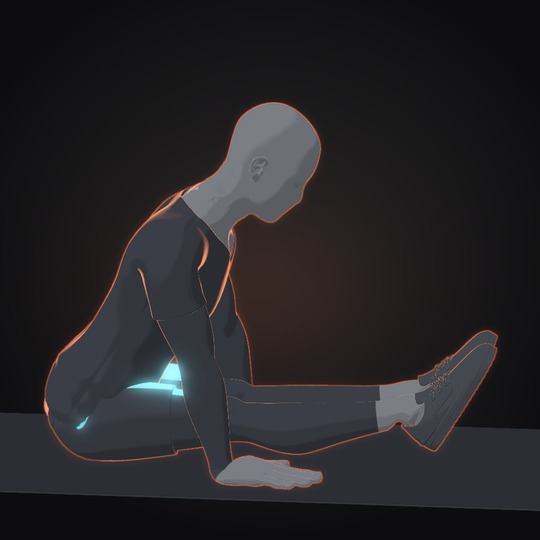
#> input picture assets/drill_media/hip-flexors-a.jpg, 540 x 540 px, given in place of intro-radar-light.png, which was not available
$ python prep_images.py
#> lines starting #> are read from the running program, lines starting #| are printed output that depends on the picture
"""One-off: convert app screenshots + real drill posters into small WebP files in website/src/img.
Screenshots come from the UI review renders (outside the repo); posters come from assets/drill_media in this repo."""
import os, sys
from PIL import Image
HERE = os.path.dirname(os.path.abspath(__file__)); WEB = os.path.dirname(HERE); REPO = os.path.dirname(WEB)
OUT = os.path.join(WEB, 'src', 'img'); os.makedirs(OUT, exist_ok=True)
UI = os.environ.get('UI_DIR', '/workspace/work/hiplab-ui-review/r2')
SHOTS = {  # name: (path, crop height of 786x1704 phone frame)
 'ui-check': 'm4/intro-radar-light.png', 'ui-routine': 'final/routine-light.png', 'ui-library': 'final/library-light.png',
 'ui-groups': 'final/groups-light.png', 'ui-editor': 'final/editor-light.png',
 'ui-records': 'm4/records-light.png'}
POSTERS = ['s-pigeon','s-lizard','s-frog','h-couch-stretch','o-seated-fig4','n-half-split','w-clamshell','h-9090-liftoff',
 'n-windshield','h-hip-gate','n-chair-wiper','glute-max-A','s-butterfly','s-9090','n-thomas-test','s-seated-fold','h-squat']
def save(im, name, w):
    im = im.copy(); im.thumbnail((w, 10000), Image.LANCZOS)
    p = os.path.join(OUT, f'{name}-{w}.webp'); im.save(p, 'WEBP', quality=80, method=6); return p, im.size
for n, rel in SHOTS.items():
    im = Image.open(os.path.join(UI, rel)).convert('RGB').crop((0, 0, 786, 1704))
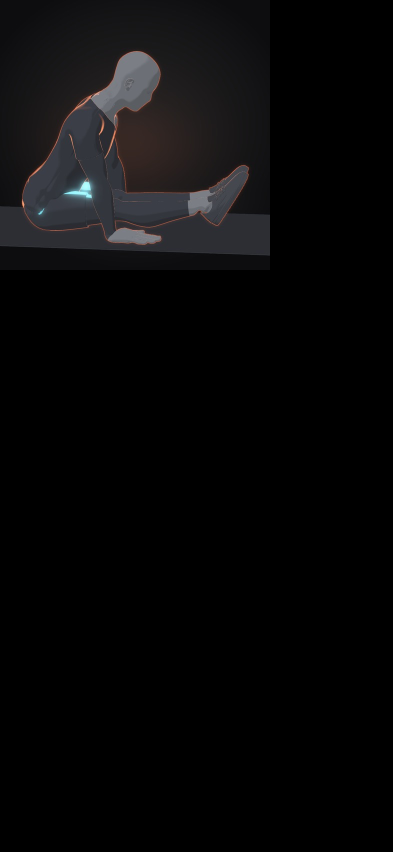
#> im: PIL image 786x1704 RGB (shown at 1/2 size); mean R, G, B 8.3, 8, 8.5
    for w in (360, 640): print(save(im, n, w))
#> this loop made 2 passes
#| ('website/src/img/ui-check-360.webp', (360, 780))
#| ('website/src/img/ui-check-640.webp', (640, 1387))
#> pass 1, in save, `p = os.path.join(OUT, f'{name}-{w}.webp')`:
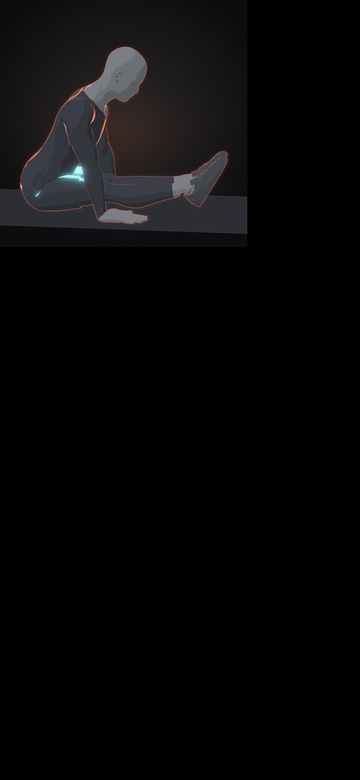
#> saved as ui-check-360.webp: PIL image 360x780 RGB; mean R, G, B 8.3, 8, 8.5
#> pass 2 of the loop `for n, rel in SHOTS.items():`:
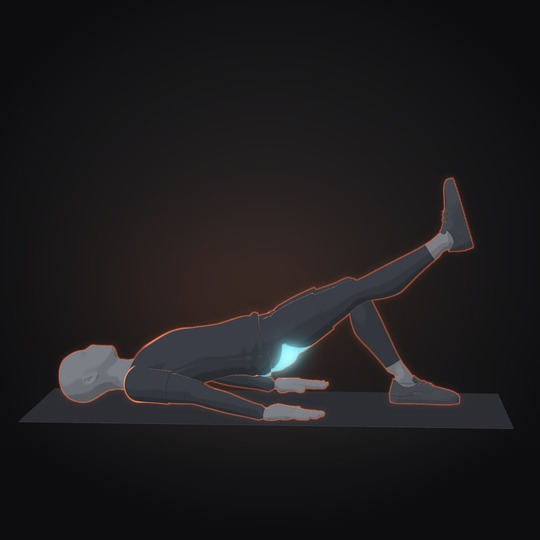
#> input picture assets/drill_media/hip-glute-max-a.jpg, 540 x 540 px, given in place of routine-light.png, which was not available
#> `im = Image.open(os.path.join(UI, rel)).convert('RGB').crop((0, 0, 786,..`:
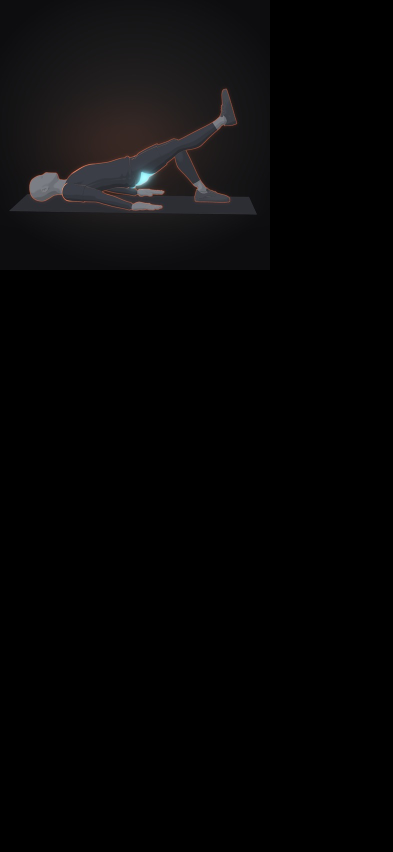
#> im: PIL image 786x1704 RGB (shown at 1/2 size); mean R, G, B 6.6, 6.2, 6.5
#> the loop `for w in (360, 640): print(save(im, n, w))` made 2 passes
#| ('website/src/img/ui-routine-360.webp', (360, 780))
#| ('website/src/img/ui-routine-640.webp', (640, 1387))
#> pass 1, in save (call 3), `p = os.path.join(OUT, f'{name}-{w}.webp')`:
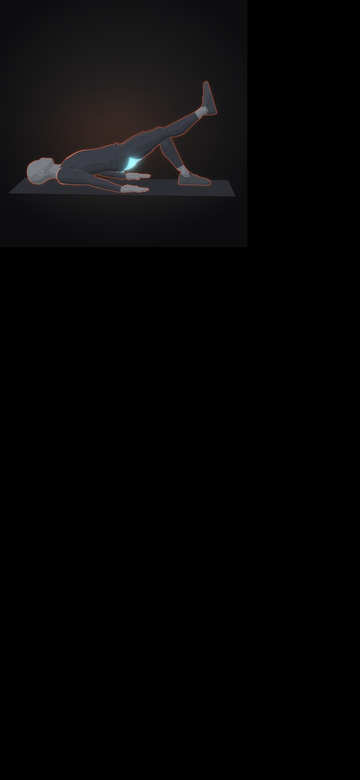
#> saved as ui-routine-360.webp: PIL image 360x780 RGB; mean R, G, B 6.6, 6.2, 6.5
#> (the run stopped early here; a loop or call above may not have finished)
